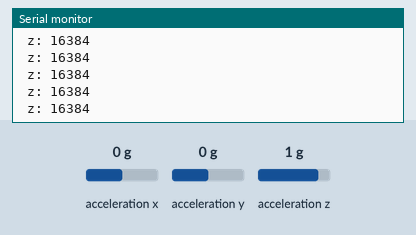
This sketch was run on a simulated Arduino Uno, built for the host (arithmetic inside an expression is 32-bit, double 64-bit). Shown: the last lines printed to the serial monitor. The inputs (shaded band) are chosen by the test bench; at power-on: acceleration z 1 g, acceleration x 0 g, acceleration y 0 g.

Above: at 1.2 s.
1.3 s: acceleration z set to -1.4 g
At 2.1 s:
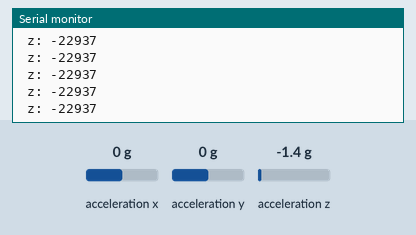
2.8 s: acceleration z set to -0.8 g
At 3.3 s:
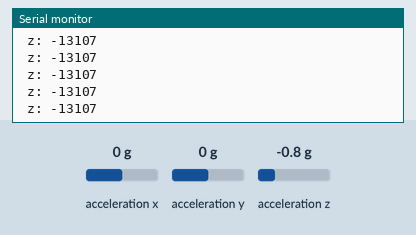
Timing chart, 0 to 5.8 s (numbered marks = the images above; inputs shaded):
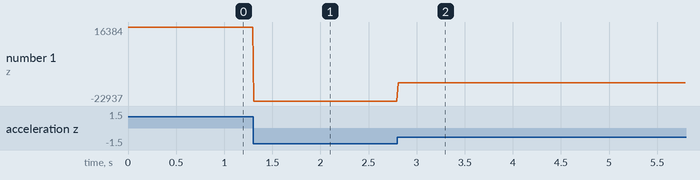

The sketch:

CatGame-BasicOrientation.ino
```cpp
// (licence header left out)
/*
   This sketch example demonstrates how the BMI160 on the
   Intel(R) Curie(TM) module can be used to read accelerometer data
   and translate it to an orientation
*/

#include "CurieIMU.h"

int lastOrientation = - 1; // previous orientation (for comparison)

void setup() {
  Serial.begin(9600); // initialize Serial communication
  while (!Serial);    // wait for the serial port to open

  // initialize device
  Serial.println("Initializing IMU device...");
  CurieIMU.begin();

  // Set the accelerometer range to 2G
  CurieIMU.setAccelerometerRange(2);
}

void loop() {
int orientation = - 1;   // the board's orientation
  String orientationString; // string for printing description of orientation
  /*
    The orientations of the board:
    0: flat, processor facing up -- "back up"
    1: flat, processor facing down -- "belly up"
    2: landscape, analog pins down -- "left up"
    3: landscape, analog pins up -- "right up"
    4: portrait, USB connector up -- "tail up"
    5: portrait, USB connector down -- "head up"
  */
  // read accelerometer:
  int x = CurieIMU.readAccelerometer(X_AXIS);
  int y = CurieIMU.readAccelerometer(Y_AXIS);
  int z = CurieIMU.readAccelerometer(Z_AXIS);

//  Serial.print("x");
//  Serial.print(x);
//  Serial.print(" y: ");
//  Serial.println(y);
  Serial.print(" z: ");
  Serial.println(z);
  delayMicroseconds(5000);

//  // calculate the absolute values, to determine the largest
//  int absX = abs(x);
//  int absY = abs(y);
//  int absZ = abs(z);
//
//  if ( (absZ > absX) && (absZ > absY)) {
//    // base orientation on Z
//    if (z > 0) {
//      orientationString = "back up";
//      orientation = 0;
//    } else {
//      orientationString = "belly up";
//      orientation = 1;
//    }
//  } else if ( (absY > absX) && (absY > absZ)) {
//    // base orientation on Y
//    if (y > 0) {
//      orientationString = "left up";
//      orientation = 2;
//    } else {
//      orientationString = "right up";
//      orientation = 3;
//    }
//  } else {
//    // base orientation on X
//    if (x < 0) {
//      orientationString = "tail up";
//      orientation = 4;
//    } else {
//      orientationString = "head up";
//      orientation = 5;
//    }
//  }

//  // if the orientation has changed, print out a description:
//  if (orientation != lastOrientation) {
//    Serial.println(orientationString);
//    lastOrientation = orientation;
//  }
}

/*
   Copyright (c) 2016 Intel Corporation.  All rights reserved.

   This library is free software; you can redistribute it and/or
   modify it under the terms of the GNU Lesser General Public
   License as published by the Free Software Foundation; either
   version 2.1 of the License, or (at your option) any later version.

   This library is distributed in the hope that it will be useful,
   but WITHOUT ANY WARRANTY; without even the implied warranty of
   MERCHANTABILITY or FITNESS FOR A PARTICULAR PURPOSE.  See the GNU
   Lesser General Public License for more details.

   You should have received a copy of the GNU Lesser General Public
   License along with this library; if not, write to the Free Software
   Foundation, Inc., 51 Franklin Street, Fifth Floor, Boston, MA  02110-1301  USA

*/
```

Measured:
- after the input at 1.3 s, the serial monitor: prints a new line at once (image 1)
- after the input at 2.8 s, the serial monitor: prints a new line at once (image 2)
- plotted number 1: 16384 → -22937 after the input at 1.3 s, -22937 → -13107 after the input at 2.8 s
